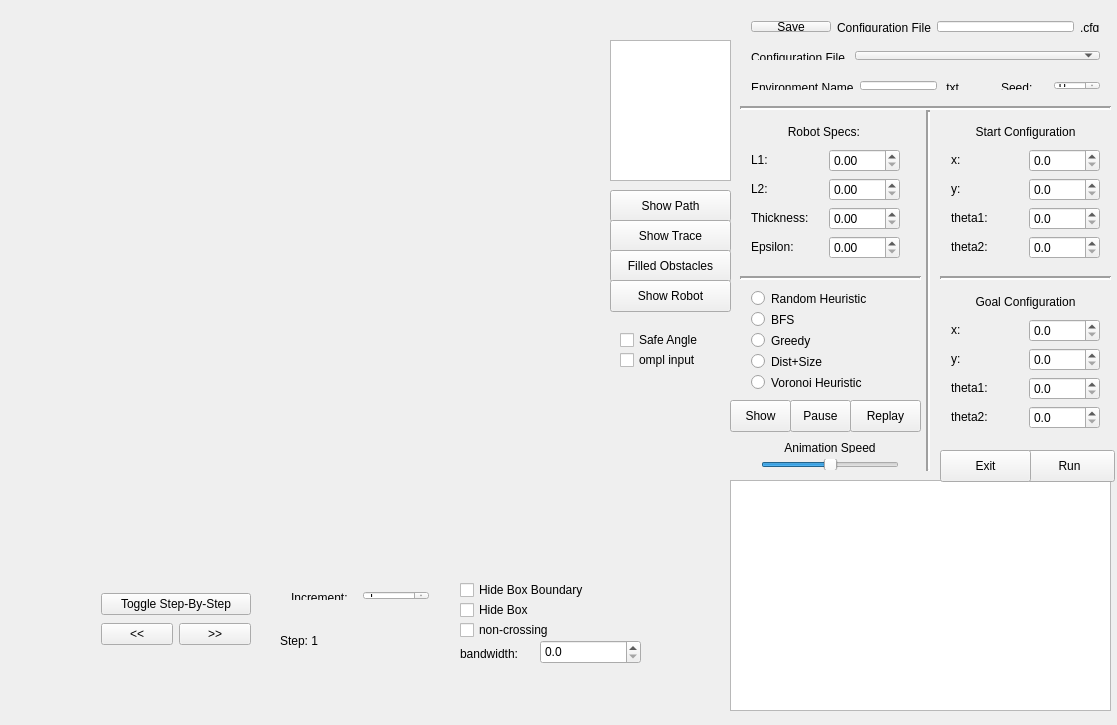
<?xml version="1.0" encoding="UTF-8"?>
<ui version="4.0">
 <class>MainWindow</class>
 <widget class="QMainWindow" name="MainWindow">
  <property name="geometry">
   <rect>
    <x>0</x>
    <y>0</y>
    <width>1117</width>
    <height>725</height>
   </rect>
  </property>
  <property name="maximumSize">
   <size>
    <width>1200</width>
    <height>750</height>
   </size>
  </property>
  <property name="windowTitle">
   <string>Non-Crossing Thick 2-Link Robot Motion Planning</string>
  </property>
  <widget class="QWidget" name="centralWidget">
   <widget class="QTextBrowser" name="textOutput">
    <property name="geometry">
     <rect>
      <x>730</x>
      <y>480</y>
      <width>381</width>
      <height>231</height>
     </rect>
    </property>
   </widget>
   <widget class="QPushButton" name="run">
    <property name="geometry">
     <rect>
      <x>1024</x>
      <y>450</y>
      <width>91</width>
      <height>32</height>
     </rect>
    </property>
    <property name="text">
     <string>Run</string>
    </property>
   </widget>
   <widget class="QWidget" name="horizontalLayoutWidget">
    <property name="geometry">
     <rect>
      <x>740</x>
      <y>70</y>
      <width>231</width>
      <height>31</height>
     </rect>
    </property>
    <layout class="QHBoxLayout" name="horizontalLayout">
     <item>
      <widget class="QLabel" name="label">
       <property name="text">
        <string>&lt;html&gt;&lt;head/&gt;&lt;body&gt;&lt;p&gt;Environment Name&lt;/p&gt;&lt;/body&gt;&lt;/html&gt;</string>
       </property>
      </widget>
     </item>
     <item>
      <widget class="QLineEdit" name="inputFile"/>
     </item>
     <item>
      <widget class="QLabel" name="label_2">
       <property name="text">
        <string>&lt;html&gt;&lt;head/&gt;&lt;body&gt;&lt;p&gt;.txt&lt;/p&gt;&lt;/body&gt;&lt;/html&gt;</string>
       </property>
      </widget>
     </item>
    </layout>
   </widget>
   <widget class="QWidget" name="verticalLayoutWidget">
    <property name="geometry">
     <rect>
      <x>940</x>
      <y>110</y>
      <width>171</width>
      <height>160</height>
     </rect>
    </property>
    <layout class="QVBoxLayout" name="verticalLayout">
     <item>
      <widget class="QLabel" name="label_3">
       <property name="text">
        <string>&lt;html&gt;&lt;head/&gt;&lt;body&gt;&lt;p align=&quot;center&quot;&gt;Start Configuration&lt;/p&gt;&lt;/body&gt;&lt;/html&gt;</string>
       </property>
      </widget>
     </item>
     <item>
      <layout class="QHBoxLayout" name="horizontalLayout_2">
       <item>
        <widget class="QLabel" name="label_4">
         <property name="text">
          <string>&lt;html&gt;&lt;head/&gt;&lt;body&gt;&lt;p&gt;x:&lt;/p&gt;&lt;/body&gt;&lt;/html&gt;</string>
         </property>
        </widget>
       </item>
       <item>
        <widget class="QDoubleSpinBox" name="aX">
         <property name="decimals">
          <number>1</number>
         </property>
         <property name="maximum">
          <double>512.000000000000000</double>
         </property>
        </widget>
       </item>
      </layout>
     </item>
     <item>
      <layout class="QHBoxLayout" name="horizontalLayout_3">
       <item>
        <widget class="QLabel" name="label_5">
         <property name="text">
          <string>&lt;html&gt;&lt;head/&gt;&lt;body&gt;&lt;p&gt;y:&lt;/p&gt;&lt;/body&gt;&lt;/html&gt;</string>
         </property>
        </widget>
       </item>
       <item>
        <widget class="QDoubleSpinBox" name="aY">
         <property name="decimals">
          <number>1</number>
         </property>
         <property name="maximum">
          <double>512.000000000000000</double>
         </property>
        </widget>
       </item>
      </layout>
     </item>
     <item>
      <layout class="QHBoxLayout" name="horizontalLayout_4">
       <item>
        <widget class="QLabel" name="label_6">
         <property name="text">
          <string>&lt;html&gt;&lt;head/&gt;&lt;body&gt;&lt;p&gt;theta1:&lt;/p&gt;&lt;/body&gt;&lt;/html&gt;</string>
         </property>
        </widget>
       </item>
       <item>
        <widget class="QDoubleSpinBox" name="aT1">
         <property name="decimals">
          <number>1</number>
         </property>
         <property name="maximum">
          <double>360.000000000000000</double>
         </property>
        </widget>
       </item>
      </layout>
     </item>
     <item>
      <layout class="QHBoxLayout" name="horizontalLayout_5">
       <item>
        <widget class="QLabel" name="label_7">
         <property name="text">
          <string>&lt;html&gt;&lt;head/&gt;&lt;body&gt;&lt;p&gt;theta2:&lt;/p&gt;&lt;/body&gt;&lt;/html&gt;</string>
         </property>
        </widget>
       </item>
       <item>
        <widget class="QDoubleSpinBox" name="aT2">
         <property name="decimals">
          <number>1</number>
         </property>
         <property name="maximum">
          <double>360.000000000000000</double>
         </property>
        </widget>
       </item>
      </layout>
     </item>
    </layout>
   </widget>
   <widget class="QWidget" name="verticalLayoutWidget_2">
    <property name="geometry">
     <rect>
      <x>940</x>
      <y>280</y>
      <width>171</width>
      <height>160</height>
     </rect>
    </property>
    <layout class="QVBoxLayout" name="verticalLayout_2">
     <item>
      <widget class="QLabel" name="label_8">
       <property name="text">
        <string>&lt;html&gt;&lt;head/&gt;&lt;body&gt;&lt;p align=&quot;center&quot;&gt;Goal Configuration&lt;/p&gt;&lt;/body&gt;&lt;/html&gt;</string>
       </property>
      </widget>
     </item>
     <item>
      <layout class="QHBoxLayout" name="horizontalLayout_6">
       <item>
        <widget class="QLabel" name="label_9">
         <property name="text">
          <string>&lt;html&gt;&lt;head/&gt;&lt;body&gt;&lt;p&gt;x:&lt;/p&gt;&lt;/body&gt;&lt;/html&gt;</string>
         </property>
        </widget>
       </item>
       <item>
        <widget class="QDoubleSpinBox" name="bX">
         <property name="decimals">
          <number>1</number>
         </property>
         <property name="maximum">
          <double>512.000000000000000</double>
         </property>
        </widget>
       </item>
      </layout>
     </item>
     <item>
      <layout class="QHBoxLayout" name="horizontalLayout_7">
       <item>
        <widget class="QLabel" name="label_10">
         <property name="text">
          <string>&lt;html&gt;&lt;head/&gt;&lt;body&gt;&lt;p&gt;y:&lt;/p&gt;&lt;/body&gt;&lt;/html&gt;</string>
         </property>
        </widget>
       </item>
       <item>
        <widget class="QDoubleSpinBox" name="bY">
         <property name="decimals">
          <number>1</number>
         </property>
         <property name="maximum">
          <double>512.000000000000000</double>
         </property>
        </widget>
       </item>
      </layout>
     </item>
     <item>
      <layout class="QHBoxLayout" name="horizontalLayout_8">
       <item>
        <widget class="QLabel" name="label_11">
         <property name="text">
          <string>&lt;html&gt;&lt;head/&gt;&lt;body&gt;&lt;p&gt;theta1:&lt;/p&gt;&lt;/body&gt;&lt;/html&gt;</string>
         </property>
        </widget>
       </item>
       <item>
        <widget class="QDoubleSpinBox" name="bT1">
         <property name="decimals">
          <number>1</number>
         </property>
         <property name="maximum">
          <double>360.000000000000000</double>
         </property>
        </widget>
       </item>
      </layout>
     </item>
     <item>
      <layout class="QHBoxLayout" name="horizontalLayout_9">
       <item>
        <widget class="QLabel" name="label_12">
         <property name="text">
          <string>&lt;html&gt;&lt;head/&gt;&lt;body&gt;&lt;p&gt;theta2:&lt;/p&gt;&lt;/body&gt;&lt;/html&gt;</string>
         </property>
        </widget>
       </item>
       <item>
        <widget class="QDoubleSpinBox" name="bT2">
         <property name="decimals">
          <number>1</number>
         </property>
         <property name="maximum">
          <double>360.000000000000000</double>
         </property>
        </widget>
       </item>
      </layout>
     </item>
    </layout>
   </widget>
   <widget class="QWidget" name="verticalLayoutWidget_3">
    <property name="geometry">
     <rect>
      <x>740</x>
      <y>110</y>
      <width>171</width>
      <height>160</height>
     </rect>
    </property>
    <layout class="QVBoxLayout" name="verticalLayout_3">
     <item>
      <widget class="QLabel" name="label_13">
       <property name="text">
        <string>&lt;html&gt;&lt;head/&gt;&lt;body&gt;&lt;p align=&quot;center&quot;&gt;Robot Specs: &lt;/p&gt;&lt;/body&gt;&lt;/html&gt;</string>
       </property>
      </widget>
     </item>
     <item>
      <layout class="QHBoxLayout" name="horizontalLayout_10">
       <item>
        <widget class="QLabel" name="label_14">
         <property name="text">
          <string>&lt;html&gt;&lt;head/&gt;&lt;body&gt;&lt;p&gt;L1:&lt;/p&gt;&lt;/body&gt;&lt;/html&gt;</string>
         </property>
        </widget>
       </item>
       <item>
        <widget class="QDoubleSpinBox" name="l1">
         <property name="maximum">
          <double>1000.000000000000000</double>
         </property>
        </widget>
       </item>
      </layout>
     </item>
     <item>
      <layout class="QHBoxLayout" name="horizontalLayout_11">
       <item>
        <widget class="QLabel" name="label_15">
         <property name="text">
          <string>&lt;html&gt;&lt;head/&gt;&lt;body&gt;&lt;p&gt;L2:&lt;/p&gt;&lt;/body&gt;&lt;/html&gt;</string>
         </property>
        </widget>
       </item>
       <item>
        <widget class="QDoubleSpinBox" name="l2">
         <property name="maximum">
          <double>1000.000000000000000</double>
         </property>
        </widget>
       </item>
      </layout>
     </item>
     <item>
      <layout class="QHBoxLayout" name="horizontalLayout_17">
       <item>
        <widget class="QLabel" name="label_22">
         <property name="text">
          <string>&lt;html&gt;&lt;head/&gt;&lt;body&gt;&lt;p&gt;Thickness:&lt;/p&gt;&lt;/body&gt;&lt;/html&gt;</string>
         </property>
        </widget>
       </item>
       <item>
        <widget class="QDoubleSpinBox" name="thickness">
         <property name="maximum">
          <double>1000.000000000000000</double>
         </property>
        </widget>
       </item>
      </layout>
     </item>
     <item>
      <layout class="QHBoxLayout" name="horizontalLayout_12">
       <item>
        <widget class="QLabel" name="label_16">
         <property name="text">
          <string>&lt;html&gt;&lt;head/&gt;&lt;body&gt;&lt;p&gt;Epsilon:&lt;/p&gt;&lt;/body&gt;&lt;/html&gt;</string>
         </property>
        </widget>
       </item>
       <item>
        <widget class="QDoubleSpinBox" name="eps"/>
       </item>
      </layout>
     </item>
    </layout>
   </widget>
   <widget class="QWidget" name="horizontalLayoutWidget_9">
    <property name="geometry">
     <rect>
      <x>990</x>
      <y>70</y>
      <width>121</width>
      <height>31</height>
     </rect>
    </property>
    <layout class="QHBoxLayout" name="horizontalLayout_13">
     <item>
      <widget class="QLabel" name="label_17">
       <property name="text">
        <string>&lt;html&gt;&lt;head/&gt;&lt;body&gt;&lt;p&gt;Seed:&lt;/p&gt;&lt;/body&gt;&lt;/html&gt;</string>
       </property>
      </widget>
     </item>
     <item>
      <widget class="QSpinBox" name="random"/>
     </item>
    </layout>
   </widget>
   <widget class="QWidget" name="verticalLayoutWidget_4">
    <property name="geometry">
     <rect>
      <x>740</x>
      <y>280</y>
      <width>181</width>
      <height>121</height>
     </rect>
    </property>
    <layout class="QVBoxLayout" name="verticalLayout_4">
     <item>
      <widget class="QRadioButton" name="randomButton">
       <property name="text">
        <string>Random Heuristic</string>
       </property>
      </widget>
     </item>
     <item>
      <widget class="QRadioButton" name="bfs">
       <property name="text">
        <string>BFS</string>
       </property>
      </widget>
     </item>
     <item>
      <widget class="QRadioButton" name="greedy">
       <property name="text">
        <string>Greedy</string>
       </property>
      </widget>
     </item>
     <item>
      <widget class="QRadioButton" name="dist">
       <property name="text">
        <string>Dist+Size</string>
       </property>
      </widget>
     </item>
     <item>
      <widget class="QRadioButton" name="vor">
       <property name="text">
        <string>Voronoi Heuristic</string>
       </property>
      </widget>
     </item>
    </layout>
   </widget>
   <widget class="QPushButton" name="exit">
    <property name="geometry">
     <rect>
      <x>940</x>
      <y>450</y>
      <width>91</width>
      <height>32</height>
     </rect>
    </property>
    <property name="text">
     <string>Exit</string>
    </property>
   </widget>
   <widget class="Line" name="line">
    <property name="geometry">
     <rect>
      <x>920</x>
      <y>110</y>
      <width>16</width>
      <height>361</height>
     </rect>
    </property>
    <property name="frameShadow">
     <enum>QFrame::Sunken</enum>
    </property>
    <property name="lineWidth">
     <number>2</number>
    </property>
    <property name="orientation">
     <enum>Qt::Vertical</enum>
    </property>
   </widget>
   <widget class="Line" name="line_2">
    <property name="geometry">
     <rect>
      <x>740</x>
      <y>100</y>
      <width>371</width>
      <height>16</height>
     </rect>
    </property>
    <property name="lineWidth">
     <number>2</number>
    </property>
    <property name="orientation">
     <enum>Qt::Horizontal</enum>
    </property>
   </widget>
   <widget class="Line" name="line_3">
    <property name="geometry">
     <rect>
      <x>740</x>
      <y>270</y>
      <width>181</width>
      <height>16</height>
     </rect>
    </property>
    <property name="lineWidth">
     <number>2</number>
    </property>
    <property name="orientation">
     <enum>Qt::Horizontal</enum>
    </property>
   </widget>
   <widget class="Line" name="line_4">
    <property name="geometry">
     <rect>
      <x>940</x>
      <y>270</y>
      <width>171</width>
      <height>16</height>
     </rect>
    </property>
    <property name="lineWidth">
     <number>2</number>
    </property>
    <property name="orientation">
     <enum>Qt::Horizontal</enum>
    </property>
   </widget>
   <widget class="Display" name="openGLWidget" native="true">
    <property name="geometry">
     <rect>
      <x>90</x>
      <y>30</y>
      <width>512</width>
      <height>512</height>
     </rect>
    </property>
    <property name="maximumSize">
     <size>
      <width>512</width>
      <height>512</height>
     </size>
    </property>
   </widget>
   <widget class="QCheckBox" name="hideBoxBoundary">
    <property name="geometry">
     <rect>
      <x>460</x>
      <y>580</y>
      <width>161</width>
      <height>20</height>
     </rect>
    </property>
    <property name="text">
     <string>Hide Box Boundary</string>
    </property>
   </widget>
   <widget class="QPushButton" name="showAnim">
    <property name="geometry">
     <rect>
      <x>730</x>
      <y>400</y>
      <width>61</width>
      <height>32</height>
     </rect>
    </property>
    <property name="text">
     <string>Show</string>
    </property>
   </widget>
   <widget class="QWidget" name="verticalLayoutWidget_5">
    <property name="geometry">
     <rect>
      <x>90</x>
      <y>580</y>
      <width>172</width>
      <height>80</height>
     </rect>
    </property>
    <layout class="QVBoxLayout" name="verticalLayout_5">
     <item>
      <widget class="QPushButton" name="pushButton">
       <property name="text">
        <string>Toggle Step-By-Step</string>
       </property>
      </widget>
     </item>
     <item>
      <layout class="QHBoxLayout" name="horizontalLayout_14">
       <item>
        <widget class="QPushButton" name="left">
         <property name="text">
          <string>&lt;&lt;</string>
         </property>
        </widget>
       </item>
       <item>
        <widget class="QPushButton" name="right">
         <property name="text">
          <string>&gt;&gt;</string>
         </property>
        </widget>
       </item>
      </layout>
     </item>
    </layout>
   </widget>
   <widget class="QLabel" name="steplabel">
    <property name="geometry">
     <rect>
      <x>280</x>
      <y>630</y>
      <width>91</width>
      <height>21</height>
     </rect>
    </property>
    <property name="text">
     <string>Step: 1</string>
    </property>
   </widget>
   <widget class="QWidget" name="horizontalLayoutWidget_3">
    <property name="geometry">
     <rect>
      <x>280</x>
      <y>580</y>
      <width>160</width>
      <height>31</height>
     </rect>
    </property>
    <layout class="QHBoxLayout" name="horizontalLayout_15">
     <item>
      <widget class="QLabel" name="label_19">
       <property name="text">
        <string>&lt;html&gt;&lt;head/&gt;&lt;body&gt;&lt;p&gt;Increment:&lt;/p&gt;&lt;/body&gt;&lt;/html&gt;</string>
       </property>
      </widget>
     </item>
     <item>
      <widget class="QSpinBox" name="inc">
       <property name="minimum">
        <number>1</number>
       </property>
       <property name="maximum">
        <number>29999</number>
       </property>
      </widget>
     </item>
    </layout>
   </widget>
   <widget class="QWidget" name="verticalLayoutWidget_6">
    <property name="geometry">
     <rect>
      <x>750</x>
      <y>430</y>
      <width>160</width>
      <height>51</height>
     </rect>
    </property>
    <layout class="QVBoxLayout" name="verticalLayout_6">
     <item>
      <widget class="QLabel" name="label_18">
       <property name="text">
        <string>&lt;html&gt;&lt;head/&gt;&lt;body&gt;&lt;p align=&quot;center&quot;&gt;Animation Speed&lt;/p&gt;&lt;/body&gt;&lt;/html&gt;</string>
       </property>
      </widget>
     </item>
     <item>
      <widget class="QSlider" name="horizontalSlider">
       <property name="value">
        <number>50</number>
       </property>
       <property name="orientation">
        <enum>Qt::Horizontal</enum>
       </property>
      </widget>
     </item>
    </layout>
   </widget>
   <widget class="QWidget" name="horizontalLayoutWidget_2">
    <property name="geometry">
     <rect>
      <x>740</x>
      <y>40</y>
      <width>371</width>
      <height>31</height>
     </rect>
    </property>
    <layout class="QHBoxLayout" name="horizontalLayout_16">
     <item>
      <widget class="QLabel" name="label_20">
       <property name="sizePolicy">
        <sizepolicy hsizetype="Fixed" vsizetype="Preferred">
         <horstretch>0</horstretch>
         <verstretch>0</verstretch>
        </sizepolicy>
       </property>
       <property name="text">
        <string>&lt;html&gt;&lt;head/&gt;&lt;body&gt;&lt;p&gt;Configuration File &lt;/p&gt;&lt;/body&gt;&lt;/html&gt;</string>
       </property>
      </widget>
     </item>
     <item>
      <widget class="QComboBox" name="comboBox"/>
     </item>
    </layout>
   </widget>
   <widget class="QCheckBox" name="hideBox">
    <property name="geometry">
     <rect>
      <x>460</x>
      <y>600</y>
      <width>161</width>
      <height>20</height>
     </rect>
    </property>
    <property name="text">
     <string>Hide Box</string>
    </property>
   </widget>
   <widget class="QPushButton" name="pauseAnim">
    <property name="geometry">
     <rect>
      <x>790</x>
      <y>400</y>
      <width>61</width>
      <height>32</height>
     </rect>
    </property>
    <property name="text">
     <string>Pause</string>
    </property>
   </widget>
   <widget class="QPushButton" name="replayAnim">
    <property name="geometry">
     <rect>
      <x>850</x>
      <y>400</y>
      <width>71</width>
      <height>32</height>
     </rect>
    </property>
    <property name="text">
     <string>Replay</string>
    </property>
   </widget>
   <widget class="QDoubleSpinBox" name="bandwidth">
    <property name="geometry">
     <rect>
      <x>540</x>
      <y>640</y>
      <width>101</width>
      <height>24</height>
     </rect>
    </property>
    <property name="decimals">
     <number>1</number>
    </property>
    <property name="maximum">
     <double>512.000000000000000</double>
    </property>
   </widget>
   <widget class="QCheckBox" name="non_crossing">
    <property name="geometry">
     <rect>
      <x>460</x>
      <y>620</y>
      <width>111</width>
      <height>20</height>
     </rect>
    </property>
    <property name="text">
     <string>non-crossing</string>
    </property>
   </widget>
   <widget class="QLabel" name="label_21">
    <property name="geometry">
     <rect>
      <x>460</x>
      <y>640</y>
      <width>75</width>
      <height>29</height>
     </rect>
    </property>
    <property name="text">
     <string>&lt;html&gt;&lt;head/&gt;&lt;body&gt;&lt;p&gt;bandwidth:&lt;/p&gt;&lt;/body&gt;&lt;/html&gt;</string>
    </property>
   </widget>
   <widget class="QTextBrowser" name="textOutputInfo">
    <property name="geometry">
     <rect>
      <x>610</x>
      <y>40</y>
      <width>121</width>
      <height>141</height>
     </rect>
    </property>
   </widget>
   <widget class="QPushButton" name="showPath">
    <property name="geometry">
     <rect>
      <x>610</x>
      <y>190</y>
      <width>121</width>
      <height>32</height>
     </rect>
    </property>
    <property name="text">
     <string>Show Path</string>
    </property>
   </widget>
   <widget class="QPushButton" name="showTrace">
    <property name="geometry">
     <rect>
      <x>610</x>
      <y>220</y>
      <width>121</width>
      <height>32</height>
     </rect>
    </property>
    <property name="text">
     <string>Show Trace</string>
    </property>
   </widget>
   <widget class="QCheckBox" name="ompl_input">
    <property name="geometry">
     <rect>
      <x>620</x>
      <y>350</y>
      <width>101</width>
      <height>20</height>
     </rect>
    </property>
    <property name="text">
     <string>ompl input</string>
    </property>
   </widget>
   <widget class="QCheckBox" name="safe_angle">
    <property name="geometry">
     <rect>
      <x>620</x>
      <y>330</y>
      <width>101</width>
      <height>20</height>
     </rect>
    </property>
    <property name="text">
     <string>Safe Angle</string>
    </property>
   </widget>
   <widget class="QWidget" name="horizontalLayoutWidget_4">
    <property name="geometry">
     <rect>
      <x>740</x>
      <y>10</y>
      <width>371</width>
      <height>33</height>
     </rect>
    </property>
    <layout class="QHBoxLayout" name="horizontalLayout_18">
     <item>
      <widget class="QPushButton" name="saveCfg">
       <property name="text">
        <string>Save</string>
       </property>
      </widget>
     </item>
     <item>
      <widget class="QLabel" name="label_23">
       <property name="text">
        <string>&lt;html&gt;&lt;head/&gt;&lt;body&gt;&lt;p&gt;Configuration File&lt;/p&gt;&lt;/body&gt;&lt;/html&gt;</string>
       </property>
      </widget>
     </item>
     <item>
      <widget class="QLineEdit" name="configurationFile"/>
     </item>
     <item>
      <widget class="QLabel" name="label_24">
       <property name="text">
        <string>&lt;html&gt;&lt;head/&gt;&lt;body&gt;&lt;p&gt;.cfg&lt;/p&gt;&lt;/body&gt;&lt;/html&gt;</string>
       </property>
      </widget>
     </item>
    </layout>
   </widget>
   <widget class="QPushButton" name="showFilledObstacles">
    <property name="geometry">
     <rect>
      <x>610</x>
      <y>250</y>
      <width>121</width>
      <height>32</height>
     </rect>
    </property>
    <property name="text">
     <string>Filled Obstacles</string>
    </property>
   </widget>
   <widget class="QPushButton" name="showRobot">
    <property name="geometry">
     <rect>
      <x>610</x>
      <y>280</y>
      <width>121</width>
      <height>32</height>
     </rect>
    </property>
    <property name="text">
     <string>Show Robot</string>
    </property>
   </widget>
  </widget>
  <widget class="QMenuBar" name="menuBar">
   <property name="geometry">
    <rect>
     <x>0</x>
     <y>0</y>
     <width>1117</width>
     <height>22</height>
    </rect>
   </property>
  </widget>
 </widget>
 <layoutdefault spacing="6" margin="11"/>
 <customwidgets>
  <customwidget>
   <class>Display</class>
   <extends>QWidget</extends>
   <header>display.h</header>
   <container>1</container>
  </customwidget>
 </customwidgets>
 <resources/>
 <connections/>
</ui>
